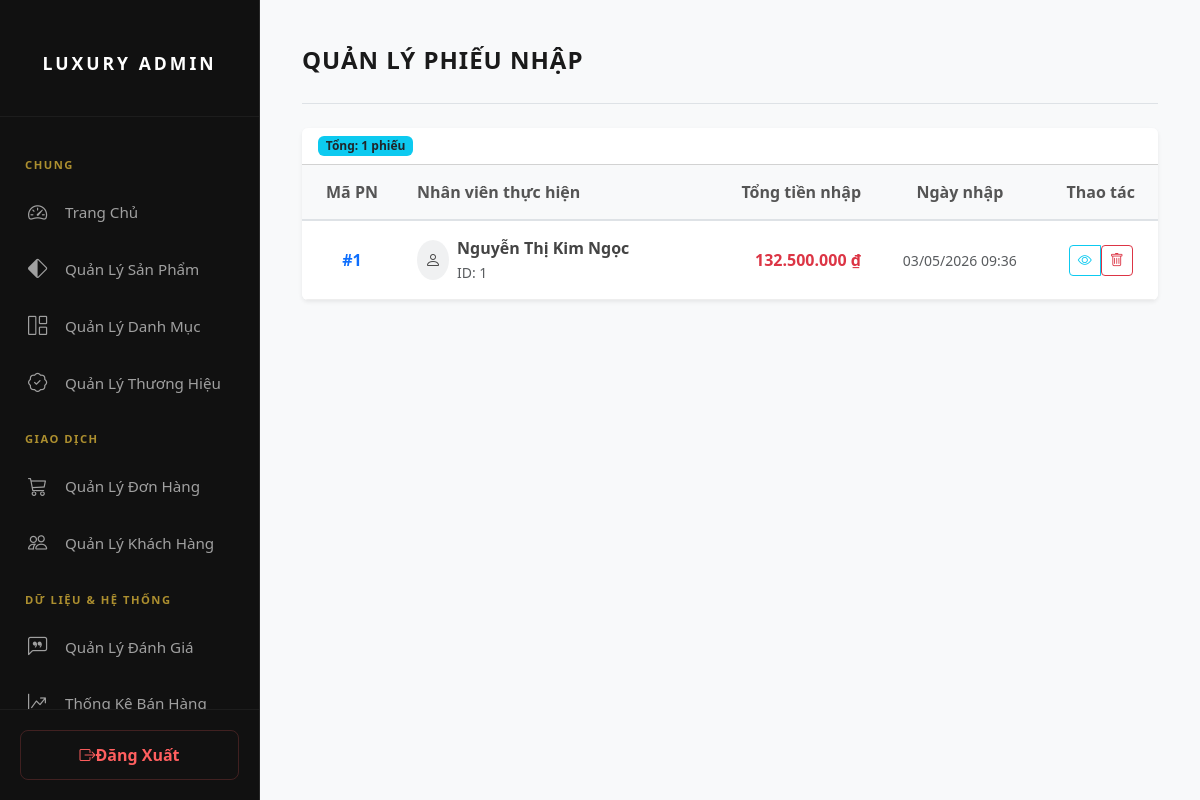
The app's page /admin/quan_ly_nhap.php with its own data.
### tables this page shows
CREATE TABLE `phieunhap` (
  `id` int(11) NOT NULL,
  `idnhanvien` int(11) NOT NULL,
  `tongtien` decimal(15,2) DEFAULT 0.00,
  `ngaynhap` datetime DEFAULT current_timestamp()
);

CREATE TABLE `nhanvien` (
  `id` int(11) NOT NULL,
  `hoten` varchar(255) NOT NULL,
  `email` varchar(255) DEFAULT NULL,
  `so_dien_thoai` varchar(15) DEFAULT NULL,
  `dia_chi` varchar(255) DEFAULT NULL,
  `gioi_tinh` enum('Nam','Nữ','Khác') NOT NULL,
  `ngay_sinh` date DEFAULT NULL,
  `ngay_vao_lam` date DEFAULT NULL,
  `chuc_vu` varchar(255) DEFAULT NULL,
  `trang_thai` enum('Đang làm','Đã nghỉ','Đang thử việc') NOT NULL,
  `user_id` int(11) DEFAULT NULL
);

### admin/quan_ly_nhap.php (the view, shortened to what this page needs)
<?php
include '../php/config.php';
$sql = "SELECT pn.id, pn.idnhanvien, nv.hoten AS hotennhanvien,
               pn.tongtien, pn.ngaynhap
        FROM phieunhap pn
        LEFT JOIN nhanvien nv ON pn.idnhanvien = nv.id
        ORDER BY pn.id DESC";
$result = $conn->query($sql);
?>
<!DOCTYPE html>
<html lang="vi">
<head>
    <link href="https://cdn.jsdelivr.net/npm/bootstrap@5.3.0/dist/css/bootstrap.min.css" rel="stylesheet">
    <link rel="stylesheet" href="https://cdn.jsdelivr.net/npm/bootstrap-icons@1.11.1/font/bootstrap-icons.css">
    <link rel="stylesheet" href="../css/qln.css">
</head>
<body class="bg-light">
<div class="main-container">
    <div class="sidebar">
        <?php include 'header.php'; ?>
    </div>
    <div class="content">
        <main class="container-fluid">
            <div class="d-flex justify-content-between align-items-center pt-3 pb-2 mb-4 border-bottom">
                <h2 class="fw-bold">QUẢN LÝ PHIẾU NHẬP</h2>
            </div>
            <div class="card shadow-sm border-0">
                <div class="card-header bg-white d-flex justify-content-between">
                    <span class="badge bg-info text-dark">
                        Tổng: <?php echo $result->num_rows; ?> phiếu
                    </span>
                </div>
                <div class="card-body p-0">
                    <div class="table-responsive">
                        <table class="table table-hover align-middle mb-0">
                            <thead class="table-light">
                                <tr>
                                    <th class="text-center" width="100">Mã PN</th>
                                    <th width="300">Nhân viên thực hiện</th>
                                    <th class="text-end">Tổng tiền nhập</th>
                                    <th class="text-center">Ngày nhập</th>
                                    <th class="text-center">Thao tác</th>
                                </tr>
                            </thead>
                            <tbody>
                            <?php
                            if ($result && $result->num_rows > 0) {
                                while ($row = $result->fetch_assoc()) {
                                    $ngay = date("d/m/Y H:i", strtotime($row['ngaynhap']));
                                    echo "<tr>";
                                    echo "<td class='text-center fw-bold text-primary'>#{$row['id']}</td>";
                                    echo "<td>
                                            <div class='d-flex align-items-center'>
                                                <div class='bg-secondary bg-opacity-10 p-2 rounded-circle me-2'>
                                                    <i class='bi bi-person'></i>
                                                </div>
                                                <div>
                                                    <div class='fw-bold'>{$row['hotennhanvien']}</div>
                                                    <small class='text-muted'>ID: {$row['idnhanvien']}</small>
                                                </div>
                                            </div>
                                          </td>";
                                    echo "<td class='text-end fw-bold text-danger'>
                                            " . number_format($row['tongtien'], 0, ',', '.') . " ₫
                                          </td>";
                                    echo "<td class='text-center text-muted'>
                                            <small>{$ngay}</small>
                                          </td>";
                                    echo "<td class='text-center'>
                                            <div class='btn-group'>
                                                <a href='chi_tiet.php?id={$row['id']}'
                                                   class='btn btn-sm btn-outline-info'>
                                                    <i class='bi bi-eye'></i>
                                                </a>
                                                <form method='POST'
                                                      onsubmit=\"return confirm('Xóa phiếu nhập này?');\">
                                                    <input type='hidden' name='delete_id' value='{$row['id']}'>
                                                    <button type='submit'
                                                            class='btn btn-sm btn-outline-danger'>
                                                        <i class='bi bi-trash'></i>
                                                    </button>
                                                </form>
                                            </div>
                                          </td>";
                                    echo "</tr>";
                                }
                            } else {
                                echo "<tr>
                                        <td colspan='5' class='text-center py-5 text-muted'>
                                            Không có dữ liệu
                                        </td>
                                      </tr>";
                            }
                            ?>
                            </tbody>
                        </table>
                    </div>
                </div>
            </div>
        </main>
    </div>
</div>
</body>
</html>

### css/qln.css (style rules this page uses)
* { margin: 0; padding: 0; box-sizing: border-box; }
body { background-color: var(--bg-body); font-family: 'Segoe UI', Tahoma, Geneva, Verdana, sans-serif; color: var(--text-main); }
.main-container { display: flex; width: 100%; min-height: 100vh; }
.sidebar { width: 260px; background: #1c1c1c; color: #fff; position: fixed; height: 100vh; left: 0; top: 0; z-index: 1000; transition: all 0.3s; border-right: 1px solid rgba(255,255,255,0.1); }
.content { margin-left: 260px; flex: 1; width: calc(100% - 260px); padding: 30px; min-height: 100vh; display: flex; flex-direction: column; }
.content h2 { font-size: 24px; margin-bottom: 20px; color: #1a1a1a; text-transform: uppercase; letter-spacing: 1px; }
.card { background: #ffffff; border-radius: 12px; box-shadow: 0 4px 20px rgba(0, 0, 0, 0.05); overflow: hidden; width: 100%; border: 1px solid #e0e0e0; }
.card-header { padding: 20px; background: #fff; border-bottom: 1px solid #f0f0f0; display: flex; justify-content: space-between; align-items: center; }
.table-responsive { width: 100%; overflow-x: auto; }
.table { width: 100% !important; border-collapse: collapse; margin-bottom: 0; }
.table thead th { background: #f8f9fa; color: #555; font-weight: 700; padding: 15px; text-align: left; border-bottom: 2px solid #dee2e6; white-space: nowrap; }
.table tbody td { padding: 15px; vertical-align: middle; border-bottom: 1px solid #eee; color: #444; }
.btn { padding: 8px 16px; border-radius: 6px; font-weight: 600; cursor: pointer; border: none; transition: 0.3s; }

### css/header.css (style rules this page uses)
:root { --bg-dark: #121212; --bg-sidebar: #1a1a1a; --gold-primary: #d4af37; --gold-light: #f4e0af; --text-gray: #a0a0a0; --transition: all 0.3s cubic-bezier(0.4, 0, 0.2, 1); }
* { margin: 0; padding: 0; box-sizing: border-box; }
body { background-color: var(--bg-body); font-family: 'Segoe UI', Tahoma, Geneva, Verdana, sans-serif; color: var(--text-main); }
.sidebar { width: 260px; position: fixed; top: 0; left: 0; height: 100vh; z-index: 1000; background: #111; display: flex; flex-direction: column; }

### records on screen
phieunhap: id "1", idnhanvien.hoten "Nguyễn Thị Kim Ngọc", idnhanvien "1", tongtien "132.500.000", ngaynhap "03/05/2026 09:36"

### other values on screen
$result->num_rows "1"
